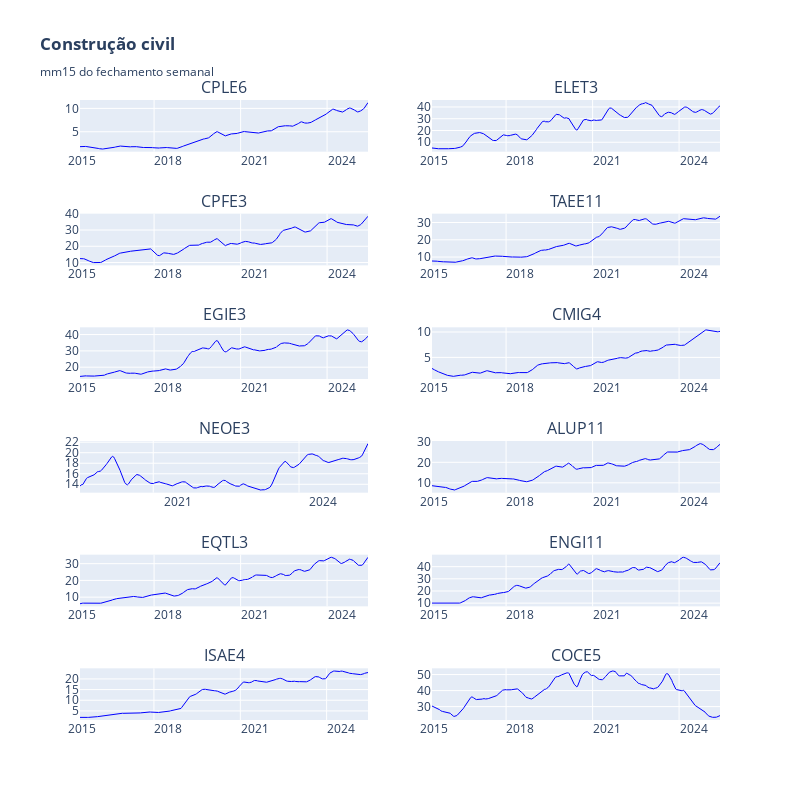

The cell this chart's notebook holds for it:
### Code cell
# grafico
height=800
width=800

mma = 15
fig = make_subplots(
    rows=math.ceil(len(tickers)/2), cols=2, shared_xaxes=False, 
    subplot_titles=[ticker.replace(".SA", "") for ticker in tickers],  # Remove ".SA"
    vertical_spacing=0.1
)

for i, ticker in enumerate(tickers):
    df = data_dict[ticker][('Close', ticker)]  # Reutiliza os dados já baixados
    avg = df.rolling(window=mma, min_periods=1).mean()
    
    row = (i // 2) + 1
    col = (i % 2) + 1

    # fig.add_trace(go.Candlestick(
    #     x=df.index, open=df.Open, high=df.High, low=df.Low, close=df.Close,
    #     name=ticker, showlegend=False), row=row, col=col)

    fig.add_trace(go.Scatter(
        x=df.index, y=avg, mode='lines',
        line=dict(color='blue', width=1),
        name="Média", showlegend=False), row=row, col=col)

fig.update_layout(title_text=f"<b>Construção civil</b><br><sub>mm{mma} do fechamento semanal</sub>",
                  height= height, width=width)
fig.update_xaxes(rangeslider_visible=False,
    tickformat="%Y",  # Mostrar apenas o ano
    dtick="M36",  # Intervalo de meses entre os ticks
    ticklabelmode="period"  # Coloca o rótulo no início do período)
)
fig.show()

### Figure 1 — Plotly figure (JSON) as saved in the notebook; plotly's stock layout.template omitted (floating-point values rounded to 4 significant figures; data arrays with more than 128 entries replaced by an {"elided": "..."} marker saying what was removed)
{"data": [{"line": {"color": "blue", "width": 1}, "mode": "lines", "name": "Média", "showlegend": false, "type": "scatter", "x": {"elided": "522 str values"}, "xaxis": "x", "y": {"elided": "522 float values"}, "yaxis": "y"}, {"line": {"color": "blue", "width": 1}, "mode": "lines", "name": "Média", "showlegend": false, "type": "scatter", "x": {"elided": "522 str values"}, "xaxis": "x2", "y": {"elided": "522 float values"}, "yaxis": "y2"}, {"line": {"color": "blue", "width": 1}, "mode": "lines", "name": "Média", "showlegend": false, "type": "scatter", "x": {"elided": "522 str values"}, "xaxis": "x3", "y": {"elided": "522 float values"}, "yaxis": "y3"}, {"line": {"color": "blue", "width": 1}, "mode": "lines", "name": "Média", "showlegend": false, "type": "scatter", "x": {"elided": "522 str values"}, "xaxis": "x4", "y": {"elided": "522 float values"}, "yaxis": "y4"}, {"line": {"color": "blue", "width": 1}, "mode": "lines", "name": "Média", "showlegend": false, "type": "scatter", "x": {"elided": "522 str values"}, "xaxis": "x5", "y": {"elided": "522 float values"}, "yaxis": "y5"}, {"line": {"color": "blue", "width": 1}, "mode": "lines", "name": "Média", "showlegend": false, "type": "scatter", "x": {"elided": "522 str values"}, "xaxis": "x6", "y": {"elided": "522 float values"}, "yaxis": "y6"}, {"line": {"color": "blue", "width": 1}, "mode": "lines", "name": "Média", "showlegend": false, "type": "scatter", "x": {"elided": "310 str values"}, "xaxis": "x7", "y": {"elided": "310 float values"}, "yaxis": "y7"}, {"line": {"color": "blue", "width": 1}, "mode": "lines", "name": "Média", "showlegend": false, "type": "scatter", "x": {"elided": "522 str values"}, "xaxis": "x8", "y": {"elided": "522 float values"}, "yaxis": "y8"}, {"line": {"color": "blue", "width": 1}, "mode": "lines", "name": "Média", "showlegend": false, "type": "scatter", "x": {"elided": "522 str values"}, "xaxis": "x9", "y": {"elided": "522 float values"}, "yaxis": "y9"}, {"line": {"color": "blue", "width": 1}, "mode": "lines", "name": "Média", "showlegend": false, "type": "scatter", "x": {"elided": "522 str values"}, "xaxis": "x10", "y": {"elided": "522 float values"}, "yaxis": "y10"}, {"line": {"color": "blue", "width": 1}, "mode": "lines", "name": "Média", "showlegend": false, "type": "scatter", "x": {"elided": "523 str values"}, "xaxis": "x11", "y": {"elided": "523 float values"}, "yaxis": "y11"}, {"line": {"color": "blue", "width": 1}, "mode": "lines", "name": "Média", "showlegend": false, "type": "scatter", "x": {"elided": "522 str values"}, "xaxis": "x12", "y": {"elided": "522 float values"}, "yaxis": "y12"}], "layout": {"annotations": [{"font": {"size": 16}, "showarrow": false, "text": "CPLE6", "x": 0.225, "xanchor": "center", "xref": "paper", "y": 1, "yanchor": "bottom", "yref": "paper"}, {"font": {"size": 16}, "showarrow": false, "text": "ELET3", "x": 0.775, "xanchor": "center", "xref": "paper", "y": 1, "yanchor": "bottom", "yref": "paper"}, {"font": {"size": 16}, "showarrow": false, "text": "CPFE3", "x": 0.225, "xanchor": "center", "xref": "paper", "y": 0.8167, "yanchor": "bottom", "yref": "paper"}, {"font": {"size": 16}, "showarrow": false, "text": "TAEE11", "x": 0.775, "xanchor": "center", "xref": "paper", "y": 0.8167, "yanchor": "bottom", "yref": "paper"}, {"font": {"size": 16}, "showarrow": false, "text": "EGIE3", "x": 0.225, "xanchor": "center", "xref": "paper", "y": 0.6333, "yanchor": "bottom", "yref": "paper"}, {"font": {"size": 16}, "showarrow": false, "text": "CMIG4", "x": 0.775, "xanchor": "center", "xref": "paper", "y": 0.6333, "yanchor": "bottom", "yref": "paper"}, {"font": {"size": 16}, "showarrow": false, "text": "NEOE3", "x": 0.225, "xanchor": "center", "xref": "paper", "y": 0.45, "yanchor": "bottom", "yref": "paper"}, {"font": {"size": 16}, "showarrow": false, "text": "ALUP11", "x": 0.775, "xanchor": "center", "xref": "paper", "y": 0.45, "yanchor": "bottom", "yref": "paper"}, {"font": {"size": 16}, "showarrow": false, "text": "EQTL3", "x": 0.225, "xanchor": "center", "xref": "paper", "y": 0.2667, "yanchor": "bottom", "yref": "paper"}, {"font": {"size": 16}, "showarrow": false, "text": "ENGI11", "x": 0.775, "xanchor": "center", "xref": "paper", "y": 0.2667, "yanchor": "bottom", "yref": "paper"}, {"font": {"size": 16}, "showarrow": false, "text": "ISAE4", "x": 0.225, "xanchor": "center", "xref": "paper", "y": 0.08333, "yanchor": "bottom", "yref": "paper"}, {"font": {"size": 16}, "showarrow": false, "text": "COCE5", "x": 0.775, "xanchor": "center", "xref": "paper", "y": 0.08333, "yanchor": "bottom", "yref": "paper"}], "height": 800, "title": {"text": "<b>Construção civil</b><br><sub>mm15 do fechamento semanal</sub>"}, "width": 800, "xaxis": {"anchor": "y", "domain": [0, 0.45], "dtick": "M36", "rangeslider": {"visible": false}, "tickformat": "%Y", "ticklabelmode": "period"}, "xaxis10": {"anchor": "y10", "domain": [0.55, 1], "dtick": "M36", "rangeslider": {"visible": false}, "tickformat": "%Y", "ticklabelmode": "period"}, "xaxis11": {"anchor": "y11", "domain": [0, 0.45], "dtick": "M36", "rangeslider": {"visible": false}, "tickformat": "%Y", "ticklabelmode": "period"}, "xaxis12": {"anchor": "y12", "domain": [0.55, 1], "dtick": "M36", "rangeslider": {"visible": false}, "tickformat": "%Y", "ticklabelmode": "period"}, "xaxis2": {"anchor": "y2", "domain": [0.55, 1], "dtick": "M36", "rangeslider": {"visible": false}, "tickformat": "%Y", "ticklabelmode": "period"}, "xaxis3": {"anchor": "y3", "domain": [0, 0.45], "dtick": "M36", "rangeslider": {"visible": false}, "tickformat": "%Y", "ticklabelmode": "period"}, "xaxis4": {"anchor": "y4", "domain": [0.55, 1], "dtick": "M36", "rangeslider": {"visible": false}, "tickformat": "%Y", "ticklabelmode": "period"}, "xaxis5": {"anchor": "y5", "domain": [0, 0.45], "dtick": "M36", "rangeslider": {"visible": false}, "tickformat": "%Y", "ticklabelmode": "period"}, "xaxis6": {"anchor": "y6", "domain": [0.55, 1], "dtick": "M36", "rangeslider": {"visible": false}, "tickformat": "%Y", "ticklabelmode": "period"}, "xaxis7": {"anchor": "y7", "domain": [0, 0.45], "dtick": "M36", "rangeslider": {"visible": false}, "tickformat": "%Y", "ticklabelmode": "period"}, "xaxis8": {"anchor": "y8", "domain": [0.55, 1], "dtick": "M36", "rangeslider": {"visible": false}, "tickformat": "%Y", "ticklabelmode": "period"}, "xaxis9": {"anchor": "y9", "domain": [0, 0.45], "dtick": "M36", "rangeslider": {"visible": false}, "tickformat": "%Y", "ticklabelmode": "period"}, "yaxis": {"anchor": "x", "domain": [0.9167, 1]}, "yaxis10": {"anchor": "x10", "domain": [0.1833, 0.2667]}, "yaxis11": {"anchor": "x11", "domain": [0, 0.08333]}, "yaxis12": {"anchor": "x12", "domain": [0, 0.08333]}, "yaxis2": {"anchor": "x2", "domain": [0.9167, 1]}, "yaxis3": {"anchor": "x3", "domain": [0.7333, 0.8167]}, "yaxis4": {"anchor": "x4", "domain": [0.7333, 0.8167]}, "yaxis5": {"anchor": "x5", "domain": [0.55, 0.6333]}, "yaxis6": {"anchor": "x6", "domain": [0.55, 0.6333]}, "yaxis7": {"anchor": "x7", "domain": [0.3667, 0.45]}, "yaxis8": {"anchor": "x8", "domain": [0.3667, 0.45]}, "yaxis9": {"anchor": "x9", "domain": [0.1833, 0.2667]}}}
